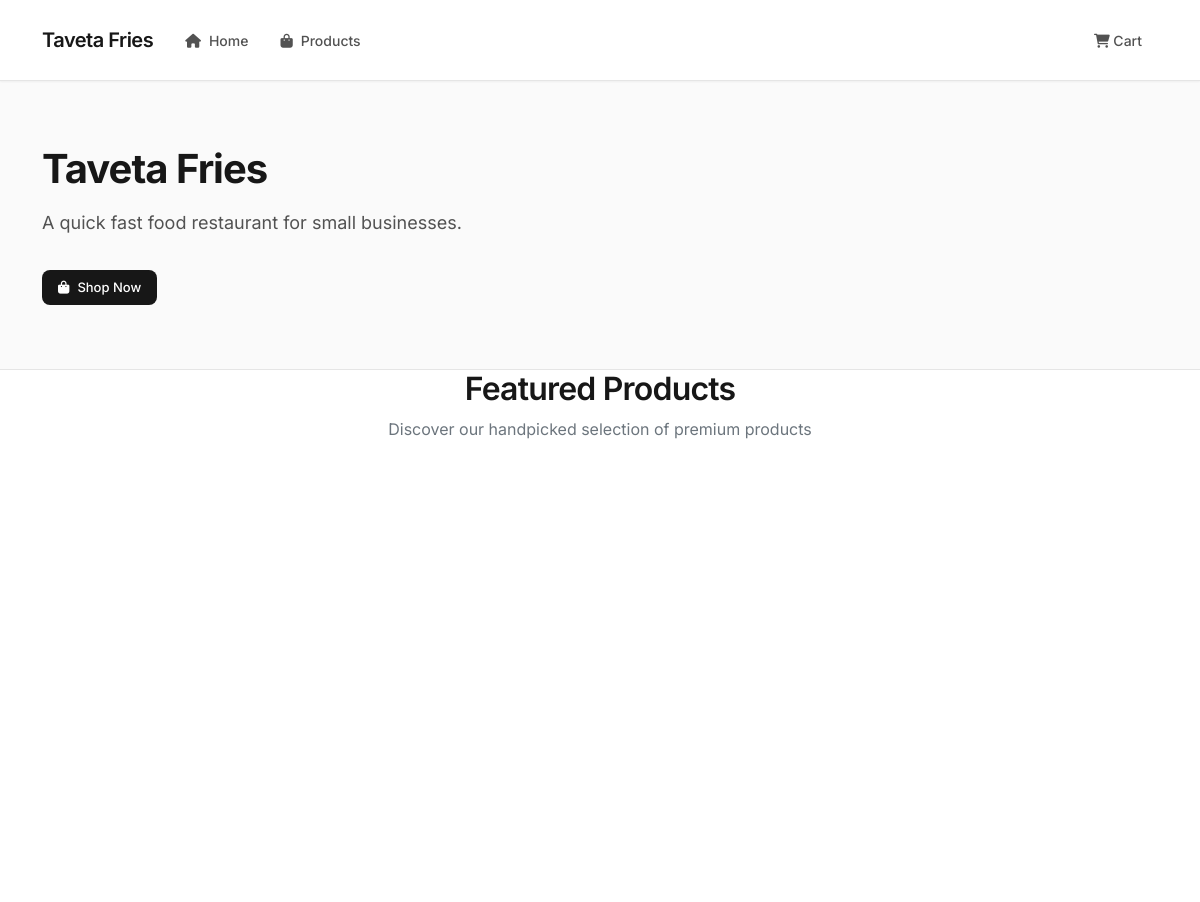
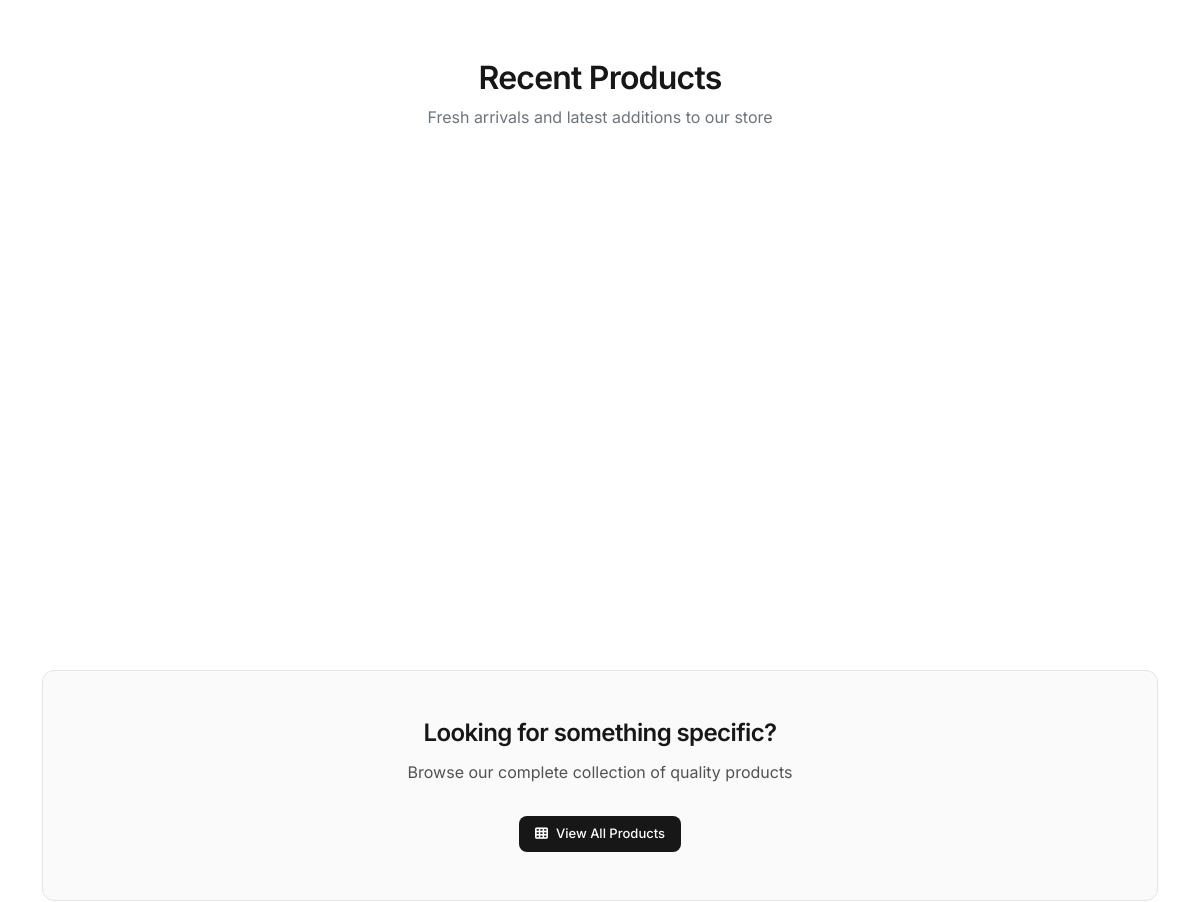
The app's page /shop/sammy/ (upper part), older data (2 pictures, top to bottom).
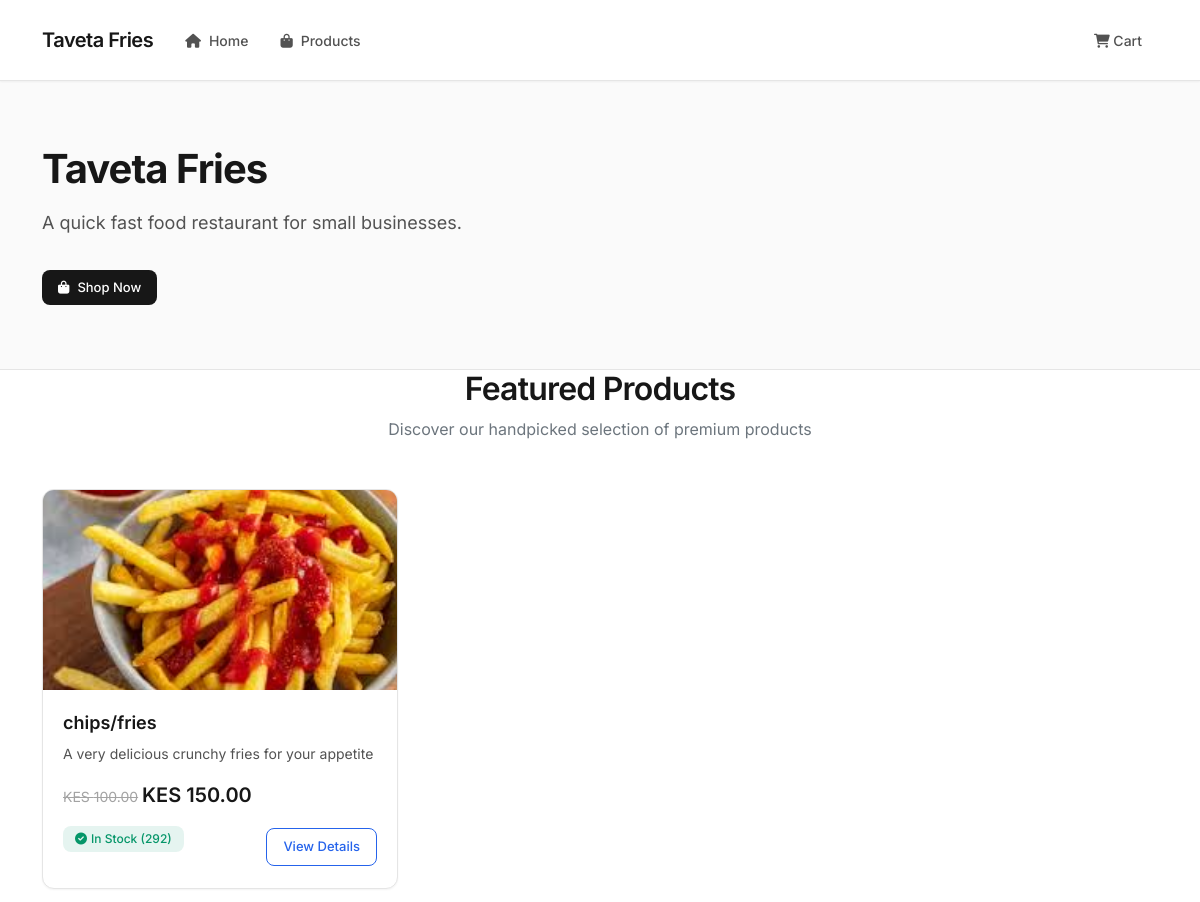
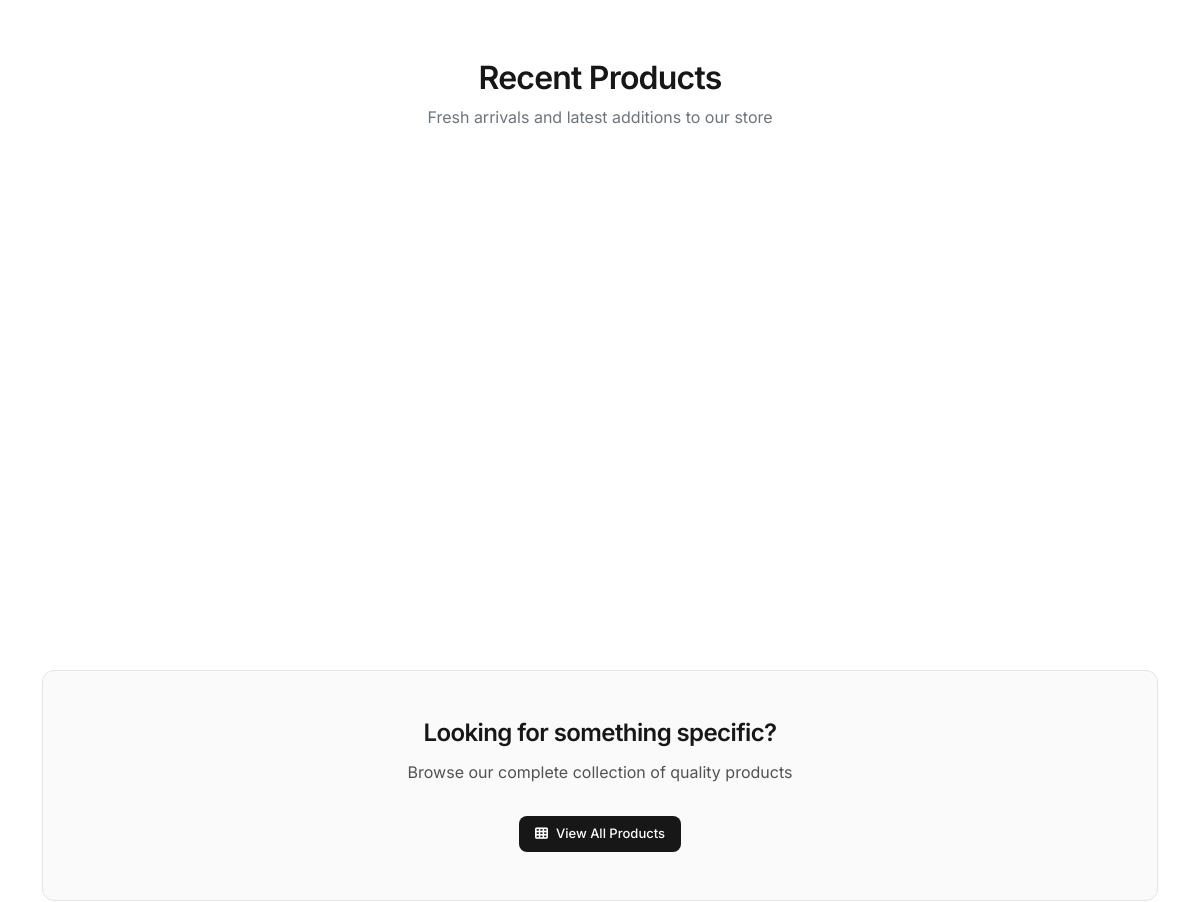
The same page, newer data (2 pictures, top to bottom).
### shop_website/models.py (models this page shows, shortened)
class ShopProduct(models.Model):
    shop_profile = models.ForeignKey(ShopProfile, on_delete=models.CASCADE, related_name='website_products')
    name = models.CharField(max_length=200)
    description = models.TextField()
    price = models.DecimalField(max_digits=10, decimal_places=2, validators=[MinValueValidator(0)])
    original_price = models.DecimalField(max_digits=10, decimal_places=2, null=True, blank=True,
                                       help_text="Original price for discount display")
    image = models.ImageField(upload_to='shop_products/')
    is_featured = models.BooleanField(default=False, help_text="Show on homepage")
    is_available = models.BooleanField(default=True)
    category = models.CharField(max_length=100, help_text="Product category for website display")
    tags = models.CharField(max_length=200, blank=True, help_text="Comma-separated tags")
    stock_quantity = models.IntegerField(default=0, validators=[MinValueValidator(0)])
    created_at = models.DateTimeField(auto_now_add=True)
    updated_at = models.DateTimeField(auto_now=True)
    class Meta:
        verbose_name = "Shop Website Product"
        verbose_name_plural = "Shop Website Products"
        ordering = ['-created_at']
    @property
    def discount_percentage(self):
        if self.original_price and self.original_price > self.price:
            return round(((self.original_price - self.price) / self.original_price) * 100, 1)
        return 0
    @property
    def is_in_stock(self):
        return self.stock_quantity > 0

### shop_website/views.py (the view)
# urls.py: path('shop/<str:username>/', views.shop_home, name='shop_home'),
def shop_home(request, username):
    try:
        user_profile = UserProfile.objects.get(user__username=username, role='SHOP_ADMIN')
        shop_profile = get_object_or_404(ShopProfile, user_profile=user_profile, is_website_active=True)
    except UserProfile.DoesNotExist:
        raise Http404("Shop not found")
    featured_products = ShopProduct.objects.filter(
        shop_profile=shop_profile,
        is_featured=True,
        is_available=True,
        stock_quantity__gt=0
    )[:6]
    recent_products = ShopProduct.objects.filter(
        shop_profile=shop_profile,
        is_available=True,
        stock_quantity__gt=0
    ).order_by('-created_at')[:12]
    cart_id = request.session.get(f'cart_{shop_profile.id}')
    cart = None
    cart_items_count = 0
    if cart_id:
        try:
            cart = Cart.objects.get(cart_id=cart_id)
            cart_items_count = cart.total_items
        except Cart.DoesNotExist:
            pass
    context = {
        'shop_profile': shop_profile,
        'featured_products': featured_products,
        'recent_products': recent_products,
        'cart': cart,
        'cart_items_count': cart_items_count,
    }
    return render(request, 'shop_website/shop_home.html', context)

### templates/shop_website/shop_home.html (shortened to what this page needs)
{% extends 'shop_website/base.html' %}
{% block content %}
<section class="hero-section">
    <div class="container">
        <div class="hero-content">
            <div class="row align-items-center">
                <div class="col-lg-7">
                    <h1 class="hero-title">{{ shop_profile.business_name }}</h1>
                    <p class="hero-description">{{ shop_profile.business_description }}</p>
                    <div>
                        <a href="{% url 'shop_website:shop_products' shop_profile.user_profile.user.username %}" class="btn btn-modern btn-sm">
                            <i class="fas fa-shopping-bag me-2"></i>Shop Now
                        </a>
                    </div>
                </div>
            </div>
        </div>
    </div>
</section>
<div class="container">
    {% if featured_products %}
    <section class="mb-5">
        <div class="section-header">
            <h2>Featured Products</h2>
            <p class="text-muted">Discover our handpicked selection of premium products</p>
        </div>
        <div class="row">
            {% for product in featured_products %}
            <div class="col-lg-4 col-md-6 mb-4">
                <div class="product-card">
                    <img src="{{ product.image.url }}" class="product-image" alt="{{ product.name }}">
                    <div class="product-body">
                        <h5 class="product-title">{{ product.name }}</h5>
                        <p class="product-description">{{ product.description|truncatewords:15 }}</p>
                        <div class="price-section">
                            {% if product.original_price %}
                            <div>
                                <span class="original-price">KES {{ product.original_price }}</span>
                                <span class="current-price">KES {{ product.price }}</span>
                            </div>
                            {% else %}
                            <div class="current-price">KES {{ product.price }}</div>
                            {% endif %}
                        </div>
                        <div class="d-flex justify-content-between align-items-center">
                            <div class="stock-indicator {% if product.is_in_stock %}in-stock{% else %}out-of-stock{% endif %}">
                                {% if product.is_in_stock %}
                                    <i class="fas fa-check-circle me-1"></i> In Stock ({{ product.stock_quantity }})
                                {% else %}
                                    <i class="fas fa-times-circle me-1"></i> Out of Stock
                                {% endif %}
                            </div>
                            <a href="{% url 'shop_website:product_detail' shop_profile.user_profile.user.username product.id %}" class="btn btn-outline-primary btn-sm">
                                View Details
                            </a>
                        </div>
                    </div>
                </div>
            </div>
            {% endfor %}
        </div>
    </section>
    {% endif %}
    {% if recent_products %}
    <section>
        <div class="section-header">
            <h2>Recent Products</h2>
            <p class="text-muted">Fresh arrivals and latest additions to our store</p>
        </div>
        <div class="row">
            {% for product in recent_products %}
            <div class="col-lg-3 col-md-4 col-sm-6 mb-4">
            </div>
            {% endfor %}
        </div>
    </section>
    {% endif %}
    <div class="cta-section">
        <div class="row justify-content-center">
            <div class="col-lg-8">
                <h3 class="cta-title">Looking for something specific?</h3>
                <p class="cta-description">Browse our complete collection of quality products</p>
                <a href="{% url 'shop_website:shop_products' shop_profile.user_profile.user.username %}" class="btn btn-modern btn-sm">
                    <i class="fas fa-th me-2"></i>View All Products
                </a>
            </div>
        </div>
    </div>
</div>
{% endblock %}

Row changes from the older to the newer data that the page shows:
now on this page (row edited): ShopProduct: image (picture), name "chips/fries", description "A very delicious crunchy fries for your appetite", original_price "100.00", price "150.00", stock_quantity "292"
